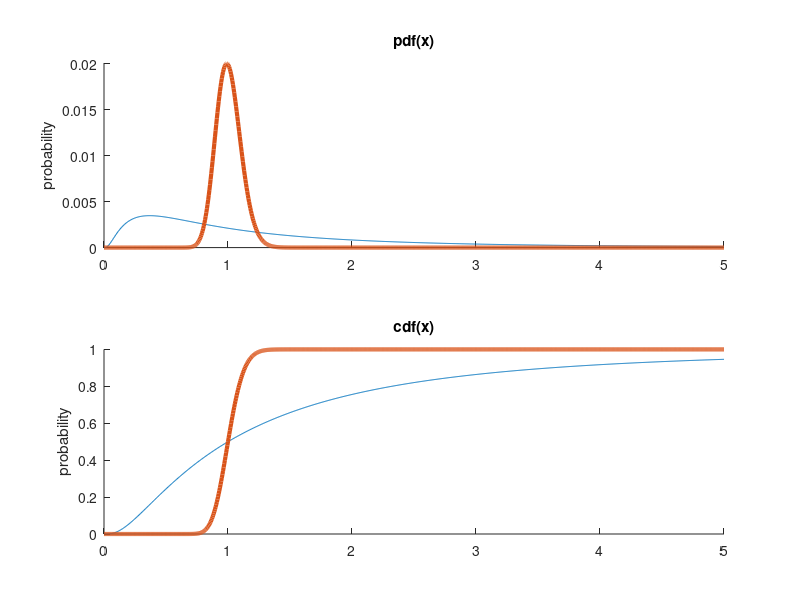
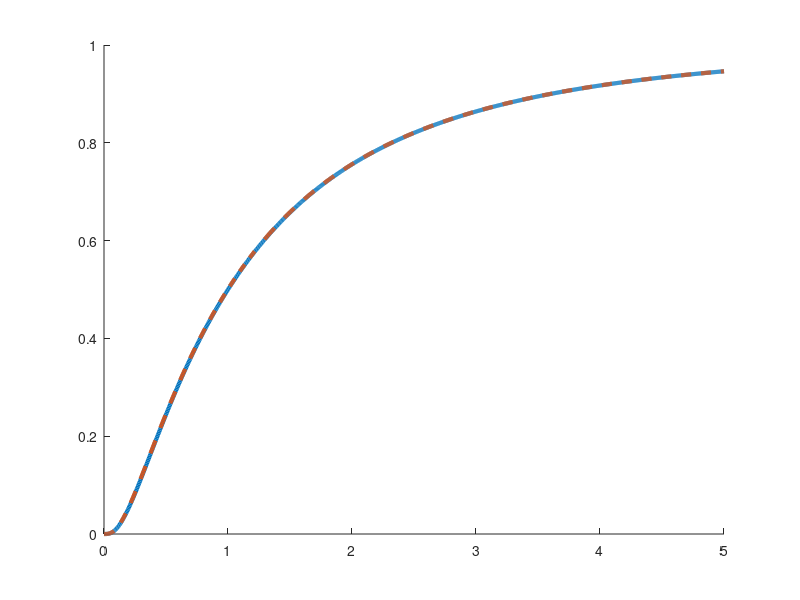

Here is the MATLAB script that generated these plots, in order:
%%
%   COURSE: Master statistics and machine learning: intuition, math, code										
%      URL: udemy.com/course/statsml_x/?couponCode=202112 
% 
%  SECTION: Probability theory
%    VIDEO: cdf's and pdf's
% 
%  TEACHER: Mike X Cohen, sincxpress.com
%

%%

% a clear MATLAB workspace is a clear mental workspace
close all; clear

%% example using log-normal distribution

% variable to evaluate the functions on
x = linspace(0,5,1001);

% note the function call pattern...
p1 = lognpdf(x,0,1);
c1 = logncdf(x,0,1);

p2 = lognpdf(x,0,.1);
c2 = logncdf(x,0,.1);


% draw the pdfs
figure(1), clf
subplot(211)
plot(x,p1./sum(p1),'linew',3) % question: why divide by sum here?
plot(x,p1./sum(p1), x,p2./sum(p2),'linew',3)
box off
set(gca,'ylim',[0 .0201])
ylabel('probability')
title('pdf(x)')

% draw the cdfs
subplot(212)
plot(x,c1,'linew',3)
plot(x,c1, x,c2,'linew',3)
box off
ylabel('probability')
title('cdf(x)')

%% computing the cdf from the pdf

% compute the cdf
c1x = cumsum( p1*(x(2)-x(1)) );

figure(2), clf, hold on
plot(x,c1,'linew',3)
plot(x,c1x,'--','linew',3)

%% done.
